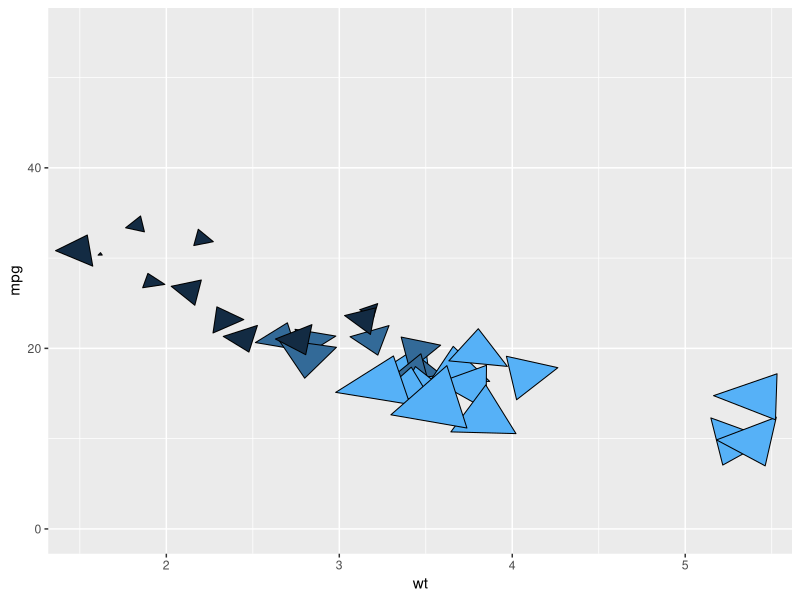

The R source for this figure:
library(ggplot2)
library(grid)

#this generates a composite geom
triangleGrob <- function(xc, yc, size, angle, fill = "darkgreen") {
  sinA = sin(angle)
  cosA = cos(angle)
  dx = c( -size/2, 0, size/2)
  dy = c( -size/2, size/2, -size/2)
  gl <- gList(
    polygonGrob(x = xc + (dx*cosA - dy*sinA), y = yc + (dx*sinA + dy*cosA), 
                gp = gpar(fill = fill))
  )
  gl
}

trianglePointsGrob <- function(x, y, size, angle, fill) {
  sizeMax <- max(size)
  sizeMin <- min(size)
  scaledSize <- 0.005 + 0.1 * (size - sizeMin) / (sizeMax - sizeMin)  
  listOfGrobs <- mapply(function(xc, yc, size, angle, fill) {
    triangleGrob(xc, yc, size, angle, fill)
  }, x, y, scaledSize, angle, fill)
  class(listOfGrobs) <- "gList"
  gt <- gTree(name = "triangles", children = listOfGrobs, gp = NULL)
}

triangles_DrawPanel <- function(data, panel_scales, coord, na.rm = FALSE) {
  coords <- coord$transform(data, panel_scales)
  ggplot2:::ggname("geom_arrows", 
                   trianglePointsGrob(coords$x, coords$y, coords$size, coords$angle, coords$fill)
  )
}

gTriangles <- ggproto( "gTriangles", Geom, 
                       draw_panel = triangles_DrawPanel, 
                       non_missing_aes = c("x", "y", "size", "angle", "fill"),
                       default_aes = aes(),
                       icon = function(.) {}, 
                       desc_params = list(), 
                       seealso = list(), 
                       examples = function(.) {})

geom_triangles <- function(mapping = NULL, data = NULL, stat = "identity", 
                           position = "identity", na.rm = FALSE, show.legend = NA, 
                           inherit.aes = TRUE, ...) {
  layer(
    data = data, 
    mapping = mapping, 
    stat = stat, 
    geom = gTriangles, 
    position = position, 
    show.legend = show.legend, 
    inherit.aes = inherit.aes, 
    params = list(na.rm = na.rm, ...)
  )
}

set.seed(123)

dc <- mtcars[,c("wt", "mpg", "hp", "cyl")]
angle <- runif(1:32) * 2.0*pi
dc <- cbind(dc, angle)

ggplot(dc, aes(wt, mpg, size=hp, fill = cyl, angle = angle)) + 
  geom_triangles() +
  scale_y_continuous(limits = c(0.0, 55))
